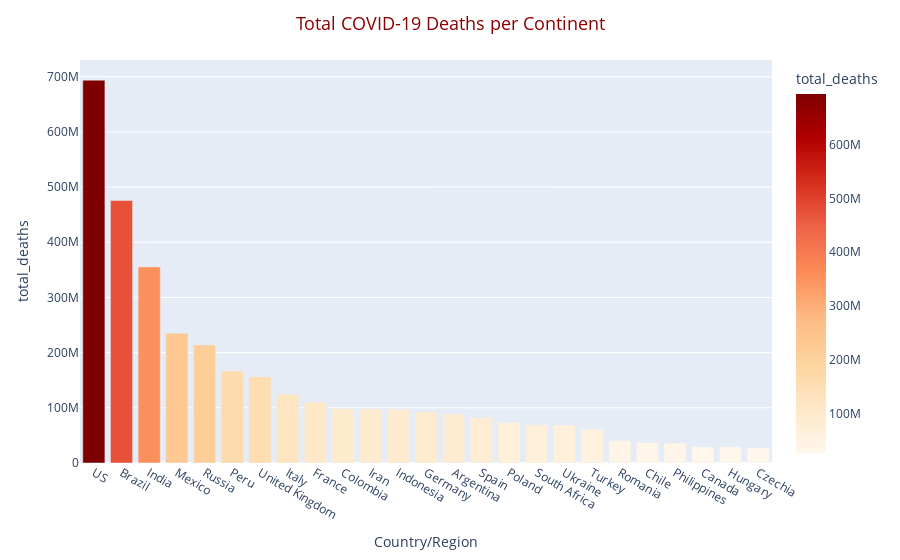

The code cell stored with this chart in its notebook:
### Markdown cell above
#### Top Continent with Most COVID-19 Deaths

### Code cell
cases_per_continent = cases_deaths_vaccinations_df[country_filter].groupby('Country/Region').sum().reset_index()

fig = px.bar(cases_per_continent.sort_values('total_deaths', ascending=False).head(25), x='Country/Region', y='total_deaths', color='total_deaths', color_continuous_scale='orrd')
fig.update_layout(title='Total COVID-19 Deaths per Continent', title_x=0.5, title_font=dict(size=18, color='Darkred'))
fig.show()

### Figure 1 — Plotly figure (JSON) as saved in the notebook; plotly's stock layout.template omitted (floating-point values rounded to 4 significant figures)
{"data": [{"alignmentgroup": "True", "hovertemplate": "Country/Region=%{x}<br>total_deaths=%{marker.color}<extra></extra>", "legendgroup": "", "marker": {"color": [693726097, 475599481, 355367367, 235090937, 213996745, 166799790, 156408526, 124550472, 109878512, 98109897, 98027555, 97439226, 93032611, 88688810, 82425444, 73661209, 69184334, 68575239, 60981858, 40717910, 37036032, 36172255, 29336232, 29316223, 27494194], "coloraxis": "coloraxis", "pattern": {"shape": ""}}, "name": "", "offsetgroup": "", "orientation": "v", "showlegend": false, "textposition": "auto", "type": "bar", "x": ["US", "Brazil", "India", "Mexico", "Russia", "Peru", "United Kingdom", "Italy", "France", "Colombia", "Iran", "Indonesia", "Germany", "Argentina", "Spain", "Poland", "South Africa", "Ukraine", "Turkey", "Romania", "Chile", "Philippines", "Canada", "Hungary", "Czechia"], "xaxis": "x", "y": [693726097, 475599481, 355367367, 235090937, 213996745, 166799790, 156408526, 124550472, 109878512, 98109897, 98027555, 97439226, 93032611, 88688810, 82425444, 73661209, 69184334, 68575239, 60981858, 40717910, 37036032, 36172255, 29336232, 29316223, 27494194], "yaxis": "y"}], "layout": {"barmode": "relative", "coloraxis": {"colorbar": {"title": {"text": "total_deaths"}}, "colorscale": [[0, "rgb(255,247,236)"], [0.125, "rgb(254,232,200)"], [0.25, "rgb(253,212,158)"], [0.375, "rgb(253,187,132)"], [0.5, "rgb(252,141,89)"], [0.625, "rgb(239,101,72)"], [0.75, "rgb(215,48,31)"], [0.875, "rgb(179,0,0)"], [1, "rgb(127,0,0)"]]}, "legend": {"tracegroupgap": 0}, "margin": {"t": 60}, "title": {"font": {"color": "Darkred", "size": 18}, "text": "Total COVID-19 Deaths per Continent", "x": 0.5}, "xaxis": {"anchor": "y", "domain": [0, 1], "title": {"text": "Country/Region"}}, "yaxis": {"anchor": "x", "domain": [0, 1], "title": {"text": "total_deaths"}}}}
